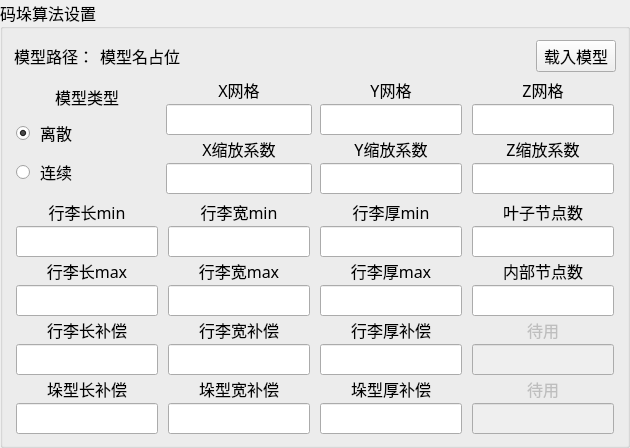
           <widget class="QGroupBox" name="gb_stackAlgorithmModify">
            <property name="sizePolicy">
             <sizepolicy hsizetype="Expanding" vsizetype="Expanding">
              <horstretch>0</horstretch>
              <verstretch>0</verstretch>
             </sizepolicy>
            </property>
            <property name="font">
             <font>
              <family>微软雅黑</family>
              <pointsize>12</pointsize>
             </font>
            </property>
            <property name="title">
             <string>码垛算法设置</string>
            </property>
            <layout class="QGridLayout" name="gridLayout_10">
             <item row="1" column="0">
              <layout class="QVBoxLayout" name="verticalLayout_19">
               <property name="spacing">
                <number>2</number>
               </property>
               <property name="leftMargin">
                <number>2</number>
               </property>
               <property name="rightMargin">
                <number>2</number>
               </property>
               <item>
                <widget class="QLabel" name="label_92">
                 <property name="sizePolicy">
                  <sizepolicy hsizetype="Preferred" vsizetype="Fixed">
                   <horstretch>0</horstretch>
                   <verstretch>0</verstretch>
                  </sizepolicy>
                 </property>
                 <property name="text">
                  <string>模型类型</string>
                 </property>
                 <property name="alignment">
                  <set>Qt::AlignCenter</set>
                 </property>
                </widget>
               </item>
               <item>
                <widget class="QRadioButton" name="rb_modelDiscrete">
                 <property name="text">
                  <string> 离散</string>
                 </property>
                 <property name="checked">
                  <bool>true</bool>
                 </property>
                </widget>
               </item>
               <item>
                <widget class="QRadioButton" name="rb_modelContinuous">
                 <property name="text">
                  <string> 连续</string>
                 </property>
                </widget>
               </item>
              </layout>
             </item>
             <item row="2" column="0">
              <layout class="QVBoxLayout" name="verticalLayout_32">
               <property name="spacing">
                <number>2</number>
               </property>
               <property name="leftMargin">
                <number>2</number>
               </property>
               <property name="rightMargin">
                <number>2</number>
               </property>
               <item>
                <widget class="QLabel" name="label_77">
                 <property name="sizePolicy">
                  <sizepolicy hsizetype="Preferred" vsizetype="Fixed">
                   <horstretch>0</horstretch>
                   <verstretch>0</verstretch>
                  </sizepolicy>
                 </property>
                 <property name="text">
                  <string>行李长min</string>
                 </property>
                 <property name="alignment">
                  <set>Qt::AlignCenter</set>
                 </property>
                </widget>
               </item>
               <item>
                <widget class="QLineEdit" name="le_baggageLengthMin">
                 <property name="sizePolicy">
                  <sizepolicy hsizetype="Expanding" vsizetype="Fixed">
                   <horstretch>0</horstretch>
                   <verstretch>0</verstretch>
                  </sizepolicy>
                 </property>
                 <property name="alignment">
                  <set>Qt::AlignCenter</set>
                 </property>
                </widget>
               </item>
               <item>
                <widget class="QLabel" name="label_81">
                 <property name="sizePolicy">
                  <sizepolicy hsizetype="Preferred" vsizetype="Fixed">
                   <horstretch>0</horstretch>
                   <verstretch>0</verstretch>
                  </sizepolicy>
                 </property>
                 <property name="text">
                  <string>行李长max</string>
                 </property>
                 <property name="alignment">
                  <set>Qt::AlignCenter</set>
                 </property>
                </widget>
               </item>
               <item>
                <widget class="QLineEdit" name="le_baggageLengthMax">
                 <property name="sizePolicy">
                  <sizepolicy hsizetype="Expanding" vsizetype="Fixed">
                   <horstretch>0</horstretch>
                   <verstretch>0</verstretch>
                  </sizepolicy>
                 </property>
                 <property name="alignment">
                  <set>Qt::AlignCenter</set>
                 </property>
                </widget>
               </item>
               <item>
                <widget class="QLabel" name="label_87">
                 <property name="sizePolicy">
                  <sizepolicy hsizetype="Preferred" vsizetype="Fixed">
                   <horstretch>0</horstretch>
                   <verstretch>0</verstretch>
                  </sizepolicy>
                 </property>
                 <property name="text">
                  <string>行李长补偿</string>
                 </property>
                 <property name="alignment">
                  <set>Qt::AlignCenter</set>
                 </property>
                </widget>
               </item>
               <item>
                <widget class="QLineEdit" name="le_baggageLengthIncrement">
                 <property name="sizePolicy">
                  <sizepolicy hsizetype="Expanding" vsizetype="Fixed">
                   <horstretch>0</horstretch>
                   <verstretch>0</verstretch>
                  </sizepolicy>
                 </property>
                 <property name="alignment">
                  <set>Qt::AlignCenter</set>
                 </property>
                </widget>
               </item>
               <item>
                <widget class="QLabel" name="label_97">
                 <property name="sizePolicy">
                  <sizepolicy hsizetype="Preferred" vsizetype="Fixed">
                   <horstretch>0</horstretch>
                   <verstretch>0</verstretch>
                  </sizepolicy>
                 </property>
                 <property name="text">
                  <string>垛型长补偿</string>
                 </property>
                 <property name="alignment">
                  <set>Qt::AlignCenter</set>
                 </property>
                </widget>
               </item>
               <item>
                <widget class="QLineEdit" name="le_stackLengthIncrement">
                 <property name="sizePolicy">
                  <sizepolicy hsizetype="Expanding" vsizetype="Fixed">
                   <horstretch>0</horstretch>
                   <verstretch>0</verstretch>
                  </sizepolicy>
                 </property>
                 <property name="alignment">
                  <set>Qt::AlignCenter</set>
                 </property>
                </widget>
               </item>
              </layout>
             </item>
             <item row="2" column="3">
              <layout class="QVBoxLayout" name="verticalLayout_35">
               <property name="spacing">
                <number>2</number>
               </property>
               <property name="leftMargin">
                <number>2</number>
               </property>
               <property name="rightMargin">
                <number>2</number>
               </property>
               <item>
                <widget class="QLabel" name="label_80">
                 <property name="sizePolicy">
                  <sizepolicy hsizetype="Preferred" vsizetype="Fixed">
                   <horstretch>0</horstretch>
                   <verstretch>0</verstretch>
                  </sizepolicy>
                 </property>
                 <property name="text">
                  <string>叶子节点数</string>
                 </property>
                 <property name="alignment">
                  <set>Qt::AlignCenter</set>
                 </property>
                </widget>
               </item>
               <item>
                <widget class="QLineEdit" name="le_leafNode">
                 <property name="sizePolicy">
                  <sizepolicy hsizetype="Expanding" vsizetype="Fixed">
                   <horstretch>0</horstretch>
                   <verstretch>0</verstretch>
                  </sizepolicy>
                 </property>
                 <property name="alignment">
                  <set>Qt::AlignCenter</set>
                 </property>
                </widget>
               </item>
               <item>
                <widget class="QLabel" name="label_84">
                 <property name="sizePolicy">
                  <sizepolicy hsizetype="Preferred" vsizetype="Fixed">
                   <horstretch>0</horstretch>
                   <verstretch>0</verstretch>
                  </sizepolicy>
                 </property>
                 <property name="text">
                  <string>内部节点数</string>
                 </property>
                 <property name="alignment">
                  <set>Qt::AlignCenter</set>
                 </property>
                </widget>
               </item>
               <item>
                <widget class="QLineEdit" name="le_internalNode">
                 <property name="sizePolicy">
                  <sizepolicy hsizetype="Expanding" vsizetype="Fixed">
                   <horstretch>0</horstretch>
                   <verstretch>0</verstretch>
                  </sizepolicy>
                 </property>
                 <property name="alignment">
                  <set>Qt::AlignCenter</set>
                 </property>
                </widget>
               </item>
               <item>
                <widget class="QLabel" name="label_96">
                 <property name="enabled">
                  <bool>false</bool>
                 </property>
                 <property name="sizePolicy">
                  <sizepolicy hsizetype="Preferred" vsizetype="Fixed">
                   <horstretch>0</horstretch>
                   <verstretch>0</verstretch>
                  </sizepolicy>
                 </property>
                 <property name="text">
                  <string>待用</string>
                 </property>
                 <property name="alignment">
                  <set>Qt::AlignCenter</set>
                 </property>
                </widget>
               </item>
               <item>
                <widget class="QLineEdit" name="lineEdit_5">
                 <property name="enabled">
                  <bool>false</bool>
                 </property>
                 <property name="sizePolicy">
                  <sizepolicy hsizetype="Expanding" vsizetype="Fixed">
                   <horstretch>0</horstretch>
                   <verstretch>0</verstretch>
                  </sizepolicy>
                 </property>
                 <property name="alignment">
                  <set>Qt::AlignCenter</set>
                 </property>
                </widget>
               </item>
               <item>
                <widget class="QLabel" name="label_100">
                 <property name="enabled">
                  <bool>false</bool>
                 </property>
                 <property name="sizePolicy">
                  <sizepolicy hsizetype="Preferred" vsizetype="Fixed">
                   <horstretch>0</horstretch>
                   <verstretch>0</verstretch>
                  </sizepolicy>
                 </property>
                 <property name="text">
                  <string>待用</string>
                 </property>
                 <property name="alignment">
                  <set>Qt::AlignCenter</set>
                 </property>
                </widget>
               </item>
               <item>
                <widget class="QLineEdit" name="lineEdit_6">
                 <property name="enabled">
                  <bool>false</bool>
                 </property>
                 <property name="sizePolicy">
                  <sizepolicy hsizetype="Expanding" vsizetype="Fixed">
                   <horstretch>0</horstretch>
                   <verstretch>0</verstretch>
                  </sizepolicy>
                 </property>
                 <property name="alignment">
                  <set>Qt::AlignCenter</set>
                 </property>
                </widget>
               </item>
              </layout>
             </item>
             <item row="2" column="2">
              <layout class="QVBoxLayout" name="verticalLayout_34">
               <property name="spacing">
                <number>2</number>
               </property>
               <property name="leftMargin">
                <number>2</number>
               </property>
               <property name="rightMargin">
                <number>2</number>
               </property>
               <item>
                <widget class="QLabel" name="label_79">
                 <property name="sizePolicy">
                  <sizepolicy hsizetype="Preferred" vsizetype="Fixed">
                   <horstretch>0</horstretch>
                   <verstretch>0</verstretch>
                  </sizepolicy>
                 </property>
                 <property name="text">
                  <string>行李厚min</string>
                 </property>
                 <property name="alignment">
                  <set>Qt::AlignCenter</set>
                 </property>
                </widget>
               </item>
               <item>
                <widget class="QLineEdit" name="le_baggageThickMin">
                 <property name="sizePolicy">
                  <sizepolicy hsizetype="Expanding" vsizetype="Fixed">
                   <horstretch>0</horstretch>
                   <verstretch>0</verstretch>
                  </sizepolicy>
                 </property>
                 <property name="alignment">
                  <set>Qt::AlignCenter</set>
                 </property>
                </widget>
               </item>
               <item>
                <widget class="QLabel" name="label_83">
                 <property name="sizePolicy">
                  <sizepolicy hsizetype="Preferred" vsizetype="Fixed">
                   <horstretch>0</horstretch>
                   <verstretch>0</verstretch>
                  </sizepolicy>
                 </property>
                 <property name="text">
                  <string>行李厚max</string>
                 </property>
                 <property name="alignment">
                  <set>Qt::AlignCenter</set>
                 </property>
                </widget>
               </item>
               <item>
                <widget class="QLineEdit" name="le_baggageThickMax">
                 <property name="sizePolicy">
                  <sizepolicy hsizetype="Expanding" vsizetype="Fixed">
                   <horstretch>0</horstretch>
                   <verstretch>0</verstretch>
                  </sizepolicy>
                 </property>
                 <property name="alignment">
                  <set>Qt::AlignCenter</set>
                 </property>
                </widget>
               </item>
               <item>
                <widget class="QLabel" name="label_95">
                 <property name="sizePolicy">
                  <sizepolicy hsizetype="Preferred" vsizetype="Fixed">
                   <horstretch>0</horstretch>
                   <verstretch>0</verstretch>
                  </sizepolicy>
                 </property>
                 <property name="text">
                  <string>行李厚补偿</string>
                 </property>
                 <property name="alignment">
                  <set>Qt::AlignCenter</set>
                 </property>
                </widget>
               </item>
               <item>
                <widget class="QLineEdit" name="le_baggageThickIncrement">
                 <property name="sizePolicy">
                  <sizepolicy hsizetype="Expanding" vsizetype="Fixed">
                   <horstretch>0</horstretch>
                   <verstretch>0</verstretch>
                  </sizepolicy>
                 </property>
                 <property name="alignment">
                  <set>Qt::AlignCenter</set>
                 </property>
                </widget>
               </item>
               <item>
                <widget class="QLabel" name="label_99">
                 <property name="sizePolicy">
                  <sizepolicy hsizetype="Preferred" vsizetype="Fixed">
                   <horstretch>0</horstretch>
                   <verstretch>0</verstretch>
                  </sizepolicy>
                 </property>
                 <property name="text">
                  <string>垛型厚补偿</string>
                 </property>
                 <property name="alignment">
                  <set>Qt::AlignCenter</set>
                 </property>
                </widget>
               </item>
               <item>
                <widget class="QLineEdit" name="le_stackThickIncrement">
                 <property name="sizePolicy">
                  <sizepolicy hsizetype="Expanding" vsizetype="Fixed">
                   <horstretch>0</horstretch>
                   <verstretch>0</verstretch>
                  </sizepolicy>
                 </property>
                 <property name="alignment">
                  <set>Qt::AlignCenter</set>
                 </property>
                </widget>
               </item>
              </layout>
             </item>
             <item row="1" column="3">
              <layout class="QVBoxLayout" name="verticalLayout_27">
               <property name="spacing">
                <number>2</number>
               </property>
               <property name="leftMargin">
                <number>2</number>
               </property>
               <property name="rightMargin">
                <number>2</number>
               </property>
               <item>
                <widget class="QLabel" name="label_70">
                 <property name="sizePolicy">
                  <sizepolicy hsizetype="Preferred" vsizetype="Fixed">
                   <horstretch>0</horstretch>
                   <verstretch>0</verstretch>
                  </sizepolicy>
                 </property>
                 <property name="text">
                  <string>Z网格</string>
                 </property>
                 <property name="alignment">
                  <set>Qt::AlignCenter</set>
                 </property>
                </widget>
               </item>
               <item>
                <widget class="QLineEdit" name="le_gridZ">
                 <property name="sizePolicy">
                  <sizepolicy hsizetype="Expanding" vsizetype="Fixed">
                   <horstretch>0</horstretch>
                   <verstretch>0</verstretch>
                  </sizepolicy>
                 </property>
                 <property name="alignment">
                  <set>Qt::AlignCenter</set>
                 </property>
                </widget>
               </item>
               <item>
                <widget class="QLabel" name="label_91">
                 <property name="sizePolicy">
                  <sizepolicy hsizetype="Preferred" vsizetype="Fixed">
                   <horstretch>0</horstretch>
                   <verstretch>0</verstretch>
                  </sizepolicy>
                 </property>
                 <property name="text">
                  <string>Z缩放系数</string>
                 </property>
                 <property name="alignment">
                  <set>Qt::AlignCenter</set>
                 </property>
                </widget>
               </item>
               <item>
                <widget class="QLineEdit" name="le_scaleZ">
                 <property name="sizePolicy">
                  <sizepolicy hsizetype="Expanding" vsizetype="Fixed">
                   <horstretch>0</horstretch>
                   <verstretch>0</verstretch>
                  </sizepolicy>
                 </property>
                 <property name="alignment">
                  <set>Qt::AlignCenter</set>
                 </property>
                </widget>
               </item>
              </layout>
             </item>
             <item row="2" column="1">
              <layout class="QVBoxLayout" name="verticalLayout_33">
               <property name="spacing">
                <number>2</number>
               </property>
               <property name="leftMargin">
                <number>2</number>
               </property>
               <property name="rightMargin">
                <number>2</number>
               </property>
               <item>
                <widget class="QLabel" name="label_78">
                 <property name="sizePolicy">
                  <sizepolicy hsizetype="Preferred" vsizetype="Fixed">
                   <horstretch>0</horstretch>
                   <verstretch>0</verstretch>
                  </sizepolicy>
                 </property>
                 <property name="text">
                  <string>行李宽min</string>
                 </property>
                 <property name="alignment">
                  <set>Qt::AlignCenter</set>
                 </property>
                </widget>
               </item>
               <item>
                <widget class="QLineEdit" name="le_baggageWidthMin">
                 <property name="sizePolicy">
                  <sizepolicy hsizetype="Expanding" vsizetype="Fixed">
                   <horstretch>0</horstretch>
                   <verstretch>0</verstretch>
                  </sizepolicy>
                 </property>
                 <property name="alignment">
                  <set>Qt::AlignCenter</set>
                 </property>
                </widget>
               </item>
               <item>
                <widget class="QLabel" name="label_82">
                 <property name="sizePolicy">
                  <sizepolicy hsizetype="Preferred" vsizetype="Fixed">
                   <horstretch>0</horstretch>
                   <verstretch>0</verstretch>
                  </sizepolicy>
                 </property>
                 <property name="text">
                  <string>行李宽max</string>
                 </property>
                 <property name="alignment">
                  <set>Qt::AlignCenter</set>
                 </property>
                </widget>
               </item>
               <item>
                <widget class="QLineEdit" name="le_baggageWidthMax">
                 <property name="sizePolicy">
                  <sizepolicy hsizetype="Expanding" vsizetype="Fixed">
                   <horstretch>0</horstretch>
                   <verstretch>0</verstretch>
                  </sizepolicy>
                 </property>
                 <property name="alignment">
                  <set>Qt::AlignCenter</set>
                 </property>
                </widget>
               </item>
               <item>
                <widget class="QLabel" name="label_88">
                 <property name="sizePolicy">
                  <sizepolicy hsizetype="Preferred" vsizetype="Fixed">
                   <horstretch>0</horstretch>
                   <verstretch>0</verstretch>
                  </sizepolicy>
                 </property>
                 <property name="text">
                  <string>行李宽补偿</string>
                 </property>
                 <property name="alignment">
                  <set>Qt::AlignCenter</set>
                 </property>
                </widget>
               </item>
               <item>
                <widget class="QLineEdit" name="le_baggageWidthIncrement">
                 <property name="sizePolicy">
                  <sizepolicy hsizetype="Expanding" vsizetype="Fixed">
                   <horstretch>0</horstretch>
                   <verstretch>0</verstretch>
                  </sizepolicy>
                 </property>
                 <property name="alignment">
                  <set>Qt::AlignCenter</set>
                 </property>
                </widget>
               </item>
               <item>
                <widget class="QLabel" name="label_98">
                 <property name="sizePolicy">
                  <sizepolicy hsizetype="Preferred" vsizetype="Fixed">
                   <horstretch>0</horstretch>
                   <verstretch>0</verstretch>
                  </sizepolicy>
                 </property>
                 <property name="text">
                  <string>垛型宽补偿</string>
                 </property>
                 <property name="alignment">
                  <set>Qt::AlignCenter</set>
                 </property>
                </widget>
               </item>
               <item>
                <widget class="QLineEdit" name="le_stackWidthIncrement">
                 <property name="sizePolicy">
                  <sizepolicy hsizetype="Expanding" vsizetype="Fixed">
                   <horstretch>0</horstretch>
                   <verstretch>0</verstretch>
                  </sizepolicy>
                 </property>
                 <property name="alignment">
                  <set>Qt::AlignCenter</set>
                 </property>
                </widget>
               </item>
              </layout>
             </item>
             <item row="1" column="2">
              <layout class="QVBoxLayout" name="verticalLayout_24">
               <property name="spacing">
                <number>2</number>
               </property>
               <property name="leftMargin">
                <number>2</number>
               </property>
               <property name="rightMargin">
                <number>2</number>
               </property>
               <item>
                <widget class="QLabel" name="label_69">
                 <property name="sizePolicy">
                  <sizepolicy hsizetype="Preferred" vsizetype="Fixed">
                   <horstretch>0</horstretch>
                   <verstretch>0</verstretch>
                  </sizepolicy>
                 </property>
                 <property name="text">
                  <string>Y网格</string>
                 </property>
                 <property name="alignment">
                  <set>Qt::AlignCenter</set>
                 </property>
                </widget>
               </item>
               <item>
                <widget class="QLineEdit" name="le_gridY">
                 <property name="sizePolicy">
                  <sizepolicy hsizetype="Expanding" vsizetype="Fixed">
                   <horstretch>0</horstretch>
                   <verstretch>0</verstretch>
                  </sizepolicy>
                 </property>
                 <property name="alignment">
                  <set>Qt::AlignCenter</set>
                 </property>
                </widget>
               </item>
               <item>
                <widget class="QLabel" name="label_90">
                 <property name="sizePolicy">
                  <sizepolicy hsizetype="Preferred" vsizetype="Fixed">
                   <horstretch>0</horstretch>
                   <verstretch>0</verstretch>
                  </sizepolicy>
                 </property>
                 <property name="text">
                  <string>Y缩放系数</string>
                 </property>
                 <property name="alignment">
                  <set>Qt::AlignCenter</set>
                 </property>
                </widget>
               </item>
               <item>
                <widget class="QLineEdit" name="le_scaleY">
                 <property name="sizePolicy">
                  <sizepolicy hsizetype="Expanding" vsizetype="Fixed">
                   <horstretch>0</horstretch>
                   <verstretch>0</verstretch>
                  </sizepolicy>
                 </property>
                 <property name="alignment">
                  <set>Qt::AlignCenter</set>
                 </property>
                </widget>
               </item>
              </layout>
             </item>
             <item row="0" column="0" colspan="4">
              <layout class="QHBoxLayout" name="horizontalLayout">
               <item>
                <widget class="QLabel" name="label_93">
                 <property name="sizePolicy">
                  <sizepolicy hsizetype="Preferred" vsizetype="Fixed">
                   <horstretch>0</horstretch>
                   <verstretch>0</verstretch>
                  </sizepolicy>
                 </property>
                 <property name="text">
                  <string>模型路径：</string>
                 </property>
                 <property name="alignment">
                  <set>Qt::AlignCenter</set>
                 </property>
                </widget>
               </item>
               <item>
                <widget class="QLabel" name="lbl_stackModelName">
                 <property name="text">
                  <string>模型名占位</string>
                 </property>
                 <property name="alignment">
                  <set>Qt::AlignLeading|Qt::AlignLeft|Qt::AlignVCenter</set>
                 </property>
                </widget>
               </item>
               <item>
                <spacer name="horizontalSpacer_9">
                 <property name="orientation">
                  <enum>Qt::Horizontal</enum>
                 </property>
                 <property name="sizeHint" stdset="0">
                  <size>
                   <width>40</width>
                   <height>20</height>
                  </size>
                 </property>
                </spacer>
               </item>
               <item>
                <widget class="QPushButton" name="pb_loadStackModel">
                 <property name="sizePolicy">
                  <sizepolicy hsizetype="Fixed" vsizetype="Fixed">
                   <horstretch>0</horstretch>
                   <verstretch>0</verstretch>
                  </sizepolicy>
                 </property>
                 <property name="font">
                  <font>
                   <family>微软雅黑</family>
                   <pointsize>12</pointsize>
                  </font>
                 </property>
                 <property name="text">
                  <string>载入模型</string>
                 </property>
                </widget>
               </item>
              </layout>
             </item>
             <item row="1" column="1">
              <layout class="QVBoxLayout" name="verticalLayout_25">
               <property name="spacing">
                <number>2</number>
               </property>
               <property name="leftMargin">
                <number>0</number>
               </property>
               <property name="rightMargin">
                <number>0</number>
               </property>
               <item>
                <widget class="QLabel" name="label_71">
                 <property name="sizePolicy">
                  <sizepolicy hsizetype="Preferred" vsizetype="Fixed">
                   <horstretch>0</horstretch>
                   <verstretch>0</verstretch>
                  </sizepolicy>
                 </property>
                 <property name="text">
                  <string>X网格</string>
                 </property>
                 <property name="alignment">
                  <set>Qt::AlignCenter</set>
                 </property>
                </widget>
               </item>
               <item>
                <widget class="QLineEdit" name="le_gridX">
                 <property name="sizePolicy">
                  <sizepolicy hsizetype="Expanding" vsizetype="Fixed">
                   <horstretch>0</horstretch>
                   <verstretch>0</verstretch>
                  </sizepolicy>
                 </property>
                 <property name="alignment">
                  <set>Qt::AlignCenter</set>
                 </property>
                </widget>
               </item>
               <item>
                <widget class="QLabel" name="label_89">
                 <property name="sizePolicy">
                  <sizepolicy hsizetype="Preferred" vsizetype="Fixed">
                   <horstretch>0</horstretch>
                   <verstretch>0</verstretch>
                  </sizepolicy>
                 </property>
                 <property name="text">
                  <string>X缩放系数</string>
                 </property>
                 <property name="alignment">
                  <set>Qt::AlignCenter</set>
                 </property>
                </widget>
               </item>
               <item>
                <widget class="QLineEdit" name="le_scaleX">
                 <property name="sizePolicy">
                  <sizepolicy hsizetype="Expanding" vsizetype="Fixed">
                   <horstretch>0</horstretch>
                   <verstretch>0</verstretch>
                  </sizepolicy>
                 </property>
                 <property name="alignment">
                  <set>Qt::AlignCenter</set>
                 </property>
                </widget>
               </item>
              </layout>
             </item>
            </layout>
           </widget>
